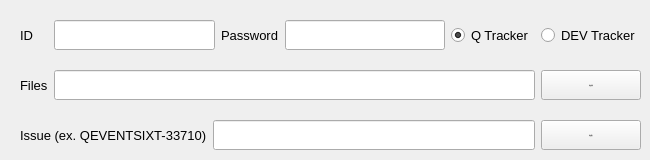
    <widget class="QWidget" name="jiraArea">
     <attribute name="title">
      <string>디버깅 자료 업로드 (JIRA)</string>
     </attribute>
     <widget class="QWidget" name="horizontalLayoutWidget_8">
      <property name="geometry">
       <rect>
        <x>20</x>
        <y>120</y>
        <width>621</width>
        <height>31</height>
       </rect>
      </property>
      <property name="font">
       <font>
        <family>Arial</family>
        <pointsize>11</pointsize>
       </font>
      </property>
      <layout class="QHBoxLayout" name="horizontalLayout_8">
       <item>
        <widget class="QLabel" name="label_12">
         <property name="font">
          <font>
           <family>Arial</family>
           <pointsize>10</pointsize>
          </font>
         </property>
         <property name="text">
          <string>Issue (ex. QEVENTSIXT-33710)</string>
         </property>
        </widget>
       </item>
       <item>
        <widget class="QLineEdit" name="jiraIssueEdit">
         <property name="maximumSize">
          <size>
           <width>16777215</width>
           <height>30</height>
          </size>
         </property>
         <property name="font">
          <font>
           <family>Arial</family>
           <pointsize>10</pointsize>
          </font>
         </property>
         <property name="placeholderText">
          <string/>
         </property>
        </widget>
       </item>
       <item>
        <widget class="QPushButton" name="attachButton">
         <property name="minimumSize">
          <size>
           <width>100</width>
           <height>20</height>
          </size>
         </property>
         <property name="maximumSize">
          <size>
           <width>100</width>
           <height>30</height>
          </size>
         </property>
         <property name="font">
          <font>
           <pointsize>-1</pointsize>
          </font>
         </property>
         <property name="text">
          <string>파일첨부</string>
         </property>
        </widget>
       </item>
      </layout>
     </widget>
     <widget class="QWidget" name="horizontalLayoutWidget_6">
      <property name="geometry">
       <rect>
        <x>20</x>
        <y>20</y>
        <width>621</width>
        <height>31</height>
       </rect>
      </property>
      <property name="font">
       <font>
        <family>Arial</family>
        <pointsize>11</pointsize>
       </font>
      </property>
      <layout class="QHBoxLayout" name="horizontalLayout_10">
       <item>
        <widget class="QLabel" name="label_5">
         <property name="font">
          <font>
           <family>Arial</family>
           <pointsize>10</pointsize>
          </font>
         </property>
         <property name="text">
          <string>ID    </string>
         </property>
        </widget>
       </item>
       <item>
        <widget class="QLineEdit" name="jiraIdEdit">
         <property name="maximumSize">
          <size>
           <width>16777215</width>
           <height>30</height>
          </size>
         </property>
         <property name="font">
          <font>
           <family>Arial</family>
           <pointsize>10</pointsize>
          </font>
         </property>
         <property name="placeholderText">
          <string/>
         </property>
        </widget>
       </item>
       <item>
        <widget class="QLabel" name="label_9">
         <property name="font">
          <font>
           <family>Arial</family>
           <pointsize>10</pointsize>
          </font>
         </property>
         <property name="text">
          <string>Password</string>
         </property>
        </widget>
       </item>
       <item>
        <widget class="QLineEdit" name="jiraPwdEdit">
         <property name="maximumSize">
          <size>
           <width>16777215</width>
           <height>30</height>
          </size>
         </property>
         <property name="font">
          <font>
           <family>Arial</family>
           <pointsize>10</pointsize>
          </font>
         </property>
         <property name="echoMode">
          <enum>QLineEdit::Password</enum>
         </property>
         <property name="placeholderText">
          <string/>
         </property>
        </widget>
       </item>
       <item>
        <layout class="QHBoxLayout" name="horizontalLayout_7">
         <item>
          <widget class="QRadioButton" name="qRadioButton">
           <property name="font">
            <font>
             <family>Arial</family>
             <pointsize>10</pointsize>
            </font>
           </property>
           <property name="text">
            <string>Q Tracker</string>
           </property>
           <property name="checked">
            <bool>true</bool>
           </property>
          </widget>
         </item>
         <item>
          <widget class="QRadioButton" name="devRadioButton">
           <property name="font">
            <font>
             <family>Arial</family>
             <pointsize>10</pointsize>
            </font>
           </property>
           <property name="text">
            <string>DEV Tracker</string>
           </property>
          </widget>
         </item>
        </layout>
       </item>
      </layout>
     </widget>
     <widget class="QWidget" name="horizontalLayoutWidget_9">
      <property name="geometry">
       <rect>
        <x>20</x>
        <y>70</y>
        <width>621</width>
        <height>31</height>
       </rect>
      </property>
      <property name="font">
       <font>
        <family>Arial</family>
        <pointsize>11</pointsize>
       </font>
      </property>
      <layout class="QHBoxLayout" name="horizontalLayout_9">
       <item>
        <widget class="QLabel" name="label_11">
         <property name="font">
          <font>
           <family>Arial</family>
           <pointsize>10</pointsize>
          </font>
         </property>
         <property name="text">
          <string>Files</string>
         </property>
        </widget>
       </item>
       <item>
        <widget class="QLineEdit" name="selectedFilesEdit">
         <property name="maximumSize">
          <size>
           <width>16777215</width>
           <height>30</height>
          </size>
         </property>
         <property name="font">
          <font>
           <family>Arial</family>
           <pointsize>10</pointsize>
          </font>
         </property>
        </widget>
       </item>
       <item>
        <widget class="QPushButton" name="fileSelectButton">
         <property name="minimumSize">
          <size>
           <width>100</width>
           <height>20</height>
          </size>
         </property>
         <property name="maximumSize">
          <size>
           <width>100</width>
           <height>30</height>
          </size>
         </property>
         <property name="font">
          <font>
           <pointsize>-1</pointsize>
          </font>
         </property>
         <property name="styleSheet">
          <string notr="true">QPushButton {background-color: white, flat = false}</string>
         </property>
         <property name="text">
          <string>파일선택</string>
         </property>
        </widget>
       </item>
      </layout>
     </widget>
    </widget>
